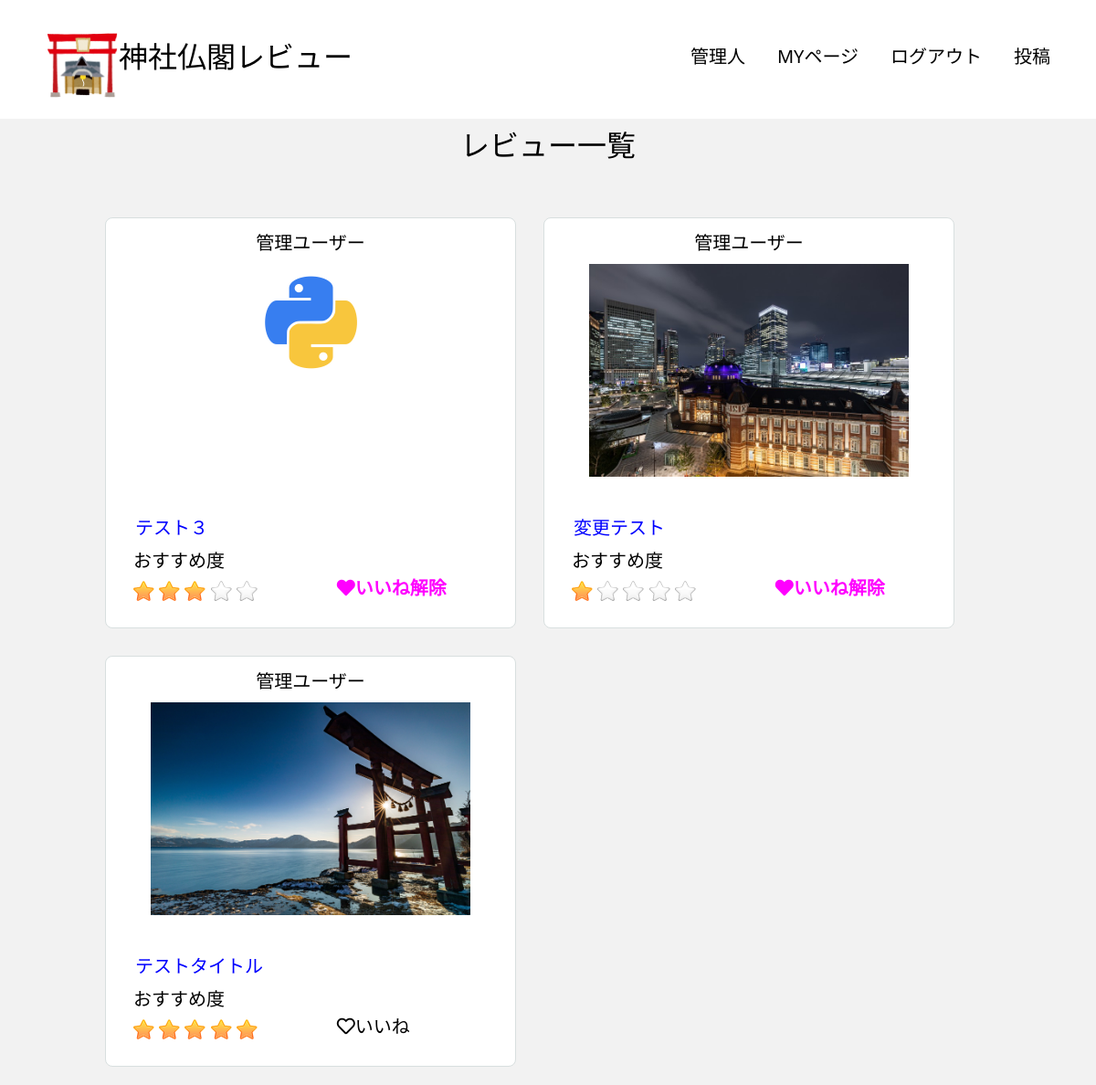
The app's page /User/myreview.php?id=35 (signed in) with its own data.
### tables this page shows
CREATE TABLE `shrines_review` (
  `id` int(11) NOT NULL,
  `title` varchar(255) NOT NULL,
  `recommends` int(11) NOT NULL,
  `description` text NOT NULL,
  `image` varchar(255) NOT NULL,
  `created_at` datetime NOT NULL DEFAULT CURRENT_TIMESTAMP,
  `updated_at` datetime NOT NULL DEFAULT CURRENT_TIMESTAMP ON UPDATE CURRENT_TIMESTAMP,
  `user_id` int(11) NOT NULL
);

CREATE TABLE `users` (
  `id` int(11) UNSIGNED NOT NULL,
  `name` varchar(64) NOT NULL,
  `email` varchar(255) NOT NULL,
  `password` varchar(255) NOT NULL,
  `created_at` datetime DEFAULT CURRENT_TIMESTAMP,
  `updated_at` datetime DEFAULT CURRENT_TIMESTAMP ON UPDATE CURRENT_TIMESTAMP,
  `reset_date` datetime DEFAULT NULL,
  `secret_key` varchar(255) DEFAULT NULL,
  `role` int(11) NOT NULL DEFAULT '0' COMMENT '管理者=1\r\n一般＝０'
);

### public/index.php (called while the page is built, shortened)
<?php
$parse = parse_url($_SERVER['REQUEST_URI']);
require_once ROOT_PATH.'Views'.$parse['path'];

### Models/Db.php (called while the page is built, shortened)
<?php
class Db
{
    protected function __construct($dbh = null)
    {
        $host = DB_HOST;
        $dbname = DB_NAME;
        $user = DB_USER;
        $pass = DB_PASS;
        $dsn = "mysql:host=$host;dbname=$dbname;charset=utf8";
    }
}

### Models/Shrine.php (called while the page is built, shortened)
<?php
require_once ROOT_PATH.'/Models/Db.php';
class Shrine extends Db
{
    public function reviewsId($id)
    {
        $sth = $this->dbh;
        $sql = 'SELECT u.name AS user_name, s.*
                FROM shrines_review AS s
                JOIN users AS u ON u.id = s.user_id
                WHERE s.user_id = :user_id';
        $stmt = $sth->prepare($sql);
        $stmt->bindValue(':user_id', $id, PDO::PARAM_STR);
        $stmt->execute();
        $results = $stmt->fetchAll(PDO::FETCH_ASSOC);
        return $results;
    }
}

### Controllers/ShrineController.php (called while the page is built, shortened)
<?php
require_once ROOT_PATH.'Models/Shrine.php';
class ShrineController
{
    private $Shrine;
    public function __construct()
    {
        $this->Shrine = new Shrine();
    }
    public function reviewsById($id)
    {
        $reviews = $this->Shrine->reviewsId($id);
        return $reviews;
    }
}

### functions.php (called while the page is built, shortened)
<?php
function h($str)
{
    return htmlspecialchars($str, ENT_QUOTES, 'UTF-8');
}

### Models/Good.php (called while the page is built, shortened)
<?php
require_once ROOT_PATH.'/Models/Db.php';
class Good extends Db
{
    public function check_good($user_id, $review_id)
    {
        try {
            $sth = $this->dbh;
            $sql = 'SELECT * FROM goods WHERE user_id = :user_id AND shrines_id = :shrines_id';
            $stmt = $sth->prepare($sql);
            $stmt->bindValue(':user_id', (int) $user_id, PDO::PARAM_INT);
            $stmt->bindValue(':shrines_id', (int) $review_id, PDO::PARAM_INT);
            $stmt->execute();
            $result = $stmt->fetch(PDO::FETCH_ASSOC);
            return $result;
        } catch (PDOException $e) {
            exit($e->getMessage());
            return $result = false;
        }
    }
}

### Controllers/GoodController.php (called while the page is built, shortened)
<?php
require_once ROOT_PATH.'Models/Good.php';
class GoodController
{
    private $Good;
    public function __construct()
    {
        $this->Good = new Good();
    }
    public function check_good_duplicate($user_id, $review_id)
    {
        $result = $this->Good->check_good($user_id, $review_id);
        return $result;
    }
}

### Views/User/myreview.php (the view, shortened to what this page needs)
<?php
require_once '../functions.php';
require_once ROOT_PATH.'Controllers/ShrineController.php';
require_once ROOT_PATH.'Controllers/GoodController.php';
$Good = new GoodController();
$Shrine = new ShrineController();
$id = $_GET['id'];
$myReviews = $Shrine->reviewsById($id);
?>
<!DOCTYPE html>
<html lang="ja">
<head>
    <link rel="stylesheet" href="https://use.fontawesome.com/releases/v5.15.4/css/all.css">
    <link href="https://cdn.jsdelivr.net/npm/bootstrap@5.0.2/dist/css/bootstrap.min.css" rel="stylesheet">
    <link rel="stylesheet" href="../css/sanitize.css">
    <link rel="stylesheet" href="../css/style.css">
</head>
<body>
    <?php
    include ROOT_PATH.'Views/templates/header.php'; ?>
    <div>
        <h2 class="my_review">レビュー一覧</h2>
    </div>
    <main class="top_box">
        <?php foreach ($myReviews as $myReview): ?>
        <div class=tweetBox>
            <div class="tweetUser">
                <a class="userName" href="../User/mypage.php?id=<?php echo h($myReview['user_id']); ?>"><?php echo h($myReview['user_name']); ?></a>
            </div>
            <div class=tweetFlex>
                <div class="tweetImage">
                    <img src="<?php echo '/'."{$myReview['image']}"; ?>" alt="...">
                </div>
                <div class="tweetText">
                    <p class="tweetTitle" ><a href="../Posts/post.show.php?id=<?php echo h($myReview['id']); ?>"><?php echo h($myReview['title']); ?></a></p>
                    <p class="tweetLevel">おすすめ度</p>
                        <div class="raty" name="<?php echo h($myReview['recommends']); ?>"></div>
                    <form class="good_count" action="" method="POST">
                        <button type="button" name="good" class="good_btn" data-review_id="<?php echo h($review['id']); ?>" data-user_id="<?php echo h($_SESSION['login_user']['id']); ?>">
                            <div class="hand">
                                <?php if (isset($_SESSION['login_user'])): ?>
                                    <?php if ($Good->check_good_duplicate($_SESSION['login_user']['id'], $myReview['id'])):?>
                                        <i class="fas fa-heart" style="color:fuchsia;">いいね解除</i>
                                    <?php else: ?>
                                        <i class="far fa-heart">いいね</i>
                                    <?php endif; ?>
                                <?php endif; ?>
                            </div>
                        </button>
                    </form>
                </div>
            </div>
        </div>
        <?php endforeach; ?>
    </main>
</body>
</html>

### public/css/sanitize.css (style rules this page uses)
html { cursor: default; line-height: 1.5; -moz-tab-size: 4; tab-size: 4; -webkit-tap-highlight-color: transparent ; -ms-text-size-adjust: 100%; -webkit-text-size-adjust: 100%; word-break: break-word; }
body { margin: 0; }
main { display: block; }
a { background-color: transparent; }
audio, canvas, iframe, img, svg, video { vertical-align: middle; }
img { border-style: none; }
button, input, select { margin: 0; }
button { overflow: visible; text-transform: none; }
button, [type="button"], [type="reset"], [type="submit"] { -webkit-appearance: button; }
a, area, button, input, label, select, summary, textarea, [tabindex] { -ms-touch-action: manipulation; touch-action: manipulation; }

### public/css/style.css (style rules this page uses)
html { font-size: 100%; }
body { line-height: 1.7; color: black; margin: 0 auto; background-color: #f2f2f2; }
a { color: black; text-decoration: none; }
img { max-width: 100%; max-height: 100%; }
.top_box { width: 1000px; margin-top: 20px; margin: 0 auto; display: flex; flex-wrap: wrap; }
.tweetBox { margin: 0 auto; padding: 0 10px; height: 450px; width: 450px; border: 1px solid #d8dfdf; border-radius: 8px; margin: 10px 15px 20px 15px; background-color: white; }
.tweetFlex { width: 100%; margin: 0 auto; }
.tweetTitle { color: blue; font-size: 1.25rem; margin: 2px; }
.tweetTitle a { color: blue; }
.tweetLevel { color: black; font-size: 1.25rem; margin-bottom: 2px; }
.tweetUser { padding: 10px; height: 50px; font-size: 1.25rem; display: flex; justify-content: space-around; }
.userName { padding: 0; margin: 0; color: black; }
.tweetImage { height: 250px; width: 350px; margin: 0 auto; text-align: center; }
.tweetText { width: 100%; padding: 20px; }
.hand { justify-content: center; display: flex; }
form { padding: 0 1.5em; }
h2 { text-align: center; margin-top: 10px; }
.raty { float: left; }
.good_count { margin-bottom: 5px; display: flex; justify-content: space-between; padding: 0; }
.good_btn { border: none; background-color: white; font-size: 1.25rem; margin-left: 80px; }
.my_review { width: 100%; height: 80px; }

### records on screen
shrines_review: user.name "管理ユーザー", image (picture), title "テスト３", shows "いいね解除"
shrines_review: user.name "管理ユーザー", image (picture), title "変更テスト", shows "いいね解除"
shrines_review: user.name "管理ユーザー", image (picture), title "テストタイトル", shows "いいね"
